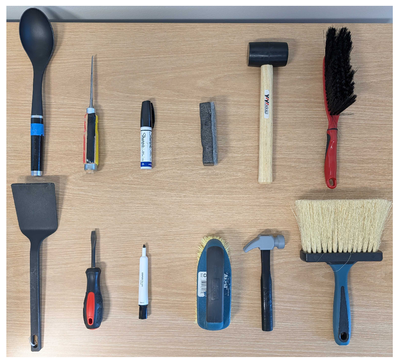
#> input picture assets/urdf/dextoolbench/dextoolbench_objects_sidebar.png, 400 x 362 px
$ python make_side_by_side_gif.py --left ../assets/urdf/dextoolbench/dextoolbench_objects_sidebar.png --right ../assets/urdf/dextoolbench/dextoolbench_objects_sidebar.png --out out.png
#> lines starting #> are read from the running program, lines starting #| are printed output that depends on the picture
#!/usr/bin/env python3
"""Compose two rollout GIFs into one labeled side-by-side GIF."""

import argparse
from pathlib import Path

from PIL import Image, ImageDraw, ImageSequence


def _read_frames(path: Path):
  image = Image.open(path)
#> image is the input picture: PIL image 400x362 RGBA; mean R, G, B, A 168.8, 157, 145, 247.7
  frames = [frame.convert("RGB") for frame in ImageSequence.Iterator(image)]
#> frames = 1 item
  if not frames:
    raise ValueError(f"No frames found in {path}")
  return frames


def _resize_to_height(image: Image.Image, height: int) -> Image.Image:
  if image.height == height:
    return image
  width = max(1, round(image.width * height / image.height))
  resampling = getattr(Image, "Resampling", Image).LANCZOS
  return image.resize((width, height), resampling)


def _label(draw: ImageDraw.ImageDraw, xy, text: str):
  x, y = xy
  draw.text((x + 1, y + 1), text, fill=(0, 0, 0))
  draw.text((x, y), text, fill=(245, 245, 245))


def compose(left_path: Path, right_path: Path, out_path: Path,
            left_label: str, right_label: str, fps: int) -> None:
  left_frames = _read_frames(left_path)
#> left_frames = 1 item
  right_frames = _read_frames(right_path)
#> right_frames = 1 item

  target_h = max(left_frames[0].height, right_frames[0].height)
#> target_h = 362
  gutter = 8
  label_h = 28
  n_frames = max(len(left_frames), len(right_frames))
#> n_frames = 1
  out_frames = []

  for i in range(n_frames):
    left = _resize_to_height(left_frames[min(i, len(left_frames) - 1)], target_h)
    right = _resize_to_height(right_frames[min(i, len(right_frames) - 1)], target_h)
    canvas = Image.new(
      "RGB",
      (left.width + gutter + right.width, label_h + target_h),
      (24, 24, 24),
    )
    canvas.paste(left, (0, label_h))
    canvas.paste(right, (left.width + gutter, label_h))
    draw = ImageDraw.Draw(canvas)
    _label(draw, (8, 7), left_label)
    _label(draw, (left.width + gutter + 8, 7), right_label)
    out_frames.append(canvas)
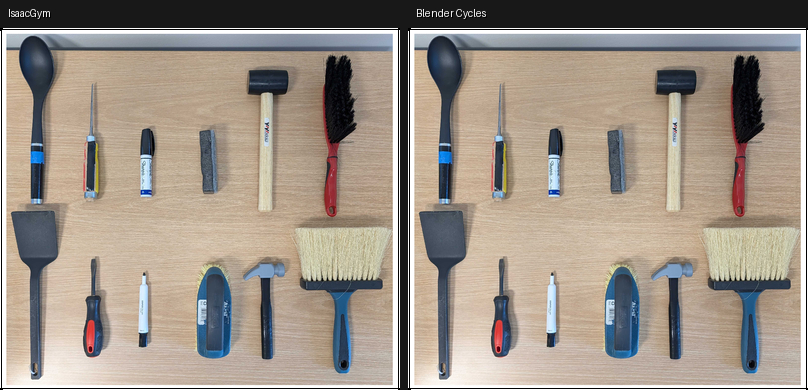
#> canvas: PIL image 808x390 RGB; mean R, G, B 157.3, 146.4, 135.4
#> after the loop, out_frames = 1 item

  out_path.parent.mkdir(parents=True, exist_ok=True)
  out_frames[0].save(
    out_path,
    save_all=True,
    append_images=out_frames[1:],
    duration=max(1, round(1000 / max(fps, 1))),
    loop=0,
  )
  print(f"[side-by-side] saved {out_path}")


def main():
  parser = argparse.ArgumentParser(description=__doc__)
  parser.add_argument("--left", type=Path, required=True)
  parser.add_argument("--right", type=Path, required=True)
  parser.add_argument("--out", type=Path, required=True)
  parser.add_argument("--left-label", default="IsaacGym")
  parser.add_argument("--right-label", default="Blender Cycles")
  parser.add_argument("--fps", type=int, default=10)
  args = parser.parse_args()
  compose(args.left, args.right, args.out, args.left_label, args.right_label, args.fps)


if __name__ == "__main__":
  main()
